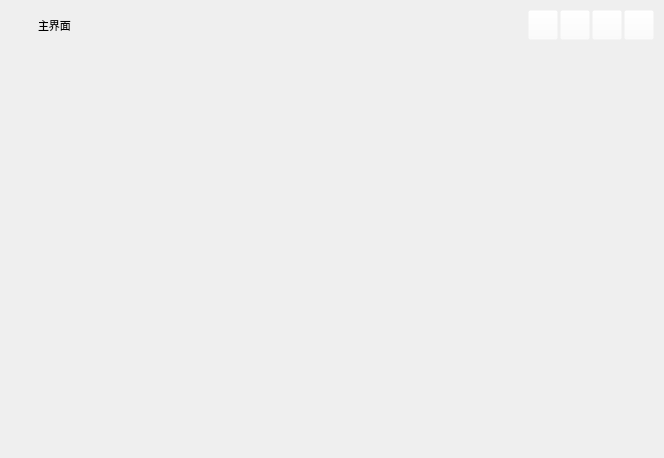
<?xml version="1.0" encoding="UTF-8"?>
<ui version="4.0">
 <class>BaseWndClass</class>
 <widget class="QWidget" name="BaseWndClass">
  <property name="geometry">
   <rect>
    <x>0</x>
    <y>0</y>
    <width>664</width>
    <height>458</height>
   </rect>
  </property>
  <property name="mouseTracking">
   <bool>true</bool>
  </property>
  <property name="windowTitle">
   <string>BaseWnd</string>
  </property>
  <layout class="QGridLayout" name="m_topGridLayout">
   <property name="leftMargin">
    <number>10</number>
   </property>
   <property name="topMargin">
    <number>10</number>
   </property>
   <property name="rightMargin">
    <number>10</number>
   </property>
   <property name="bottomMargin">
    <number>10</number>
   </property>
   <property name="spacing">
    <number>10</number>
   </property>
   <item row="0" column="0">
    <layout class="QGridLayout" name="gridLayout">
     <property name="leftMargin">
      <number>0</number>
     </property>
     <property name="topMargin">
      <number>0</number>
     </property>
     <property name="rightMargin">
      <number>0</number>
     </property>
     <property name="bottomMargin">
      <number>0</number>
     </property>
     <property name="spacing">
      <number>0</number>
     </property>
     <item row="0" column="0">
      <widget class="QWidget" name="m_bkPanel" native="true">
       <property name="mouseTracking">
        <bool>true</bool>
       </property>
       <property name="styleSheet">
        <string notr="true">QWidget#m_bkPanel
{
	border-image: url(:/Resources/Image/titleBk.png);
}</string>
       </property>
       <layout class="QVBoxLayout" name="verticalLayout_3">
        <property name="spacing">
         <number>0</number>
        </property>
        <property name="leftMargin">
         <number>0</number>
        </property>
        <property name="topMargin">
         <number>0</number>
        </property>
        <property name="rightMargin">
         <number>0</number>
        </property>
        <property name="bottomMargin">
         <number>0</number>
        </property>
        <item>
         <widget class="MyWidget" name="widget_head" native="true">
          <property name="minimumSize">
           <size>
            <width>0</width>
            <height>30</height>
           </size>
          </property>
          <property name="maximumSize">
           <size>
            <width>16777215</width>
            <height>30</height>
           </size>
          </property>
          <layout class="QHBoxLayout" name="horizontalLayout_4">
           <property name="spacing">
            <number>0</number>
           </property>
           <property name="leftMargin">
            <number>0</number>
           </property>
           <property name="topMargin">
            <number>0</number>
           </property>
           <property name="rightMargin">
            <number>0</number>
           </property>
           <property name="bottomMargin">
            <number>0</number>
           </property>
           <item>
            <widget class="QWidget" name="widget_head_1" native="true">
             <layout class="QHBoxLayout" name="horizontalLayout_5">
              <property name="spacing">
               <number>5</number>
              </property>
              <property name="leftMargin">
               <number>0</number>
              </property>
              <property name="topMargin">
               <number>0</number>
              </property>
              <property name="rightMargin">
               <number>0</number>
              </property>
              <property name="bottomMargin">
               <number>0</number>
              </property>
              <item>
               <layout class="QHBoxLayout" name="horizontalLayout_2">
                <property name="spacing">
                 <number>2</number>
                </property>
                <property name="leftMargin">
                 <number>10</number>
                </property>
                <item>
                 <widget class="QWidget" name="m_titleIcon" native="true">
                  <property name="minimumSize">
                   <size>
                    <width>16</width>
                    <height>16</height>
                   </size>
                  </property>
                  <property name="mouseTracking">
                   <bool>false</bool>
                  </property>
                  <property name="styleSheet">
                   <string notr="true">
                            QWidget#m_titleIcon
                            {
background-color: rgba(255, 255, 255,0);
                            image: url(:/Resources/Image/easy.ico);
                            }
                          </string>
                  </property>
                 </widget>
                </item>
                <item>
                 <widget class="QLabel" name="m_titleTip">
                  <property name="font">
                   <font>
                    <pointsize>8</pointsize>
                   </font>
                  </property>
                  <property name="mouseTracking">
                   <bool>false</bool>
                  </property>
                  <property name="styleSheet">
                   <string notr="true">background-color: rgba(255, 255, 255,0);</string>
                  </property>
                  <property name="text">
                   <string>主界面</string>
                  </property>
                 </widget>
                </item>
               </layout>
              </item>
              <item>
               <widget class="QPushButton" name="btnUpdate">
                <property name="minimumSize">
                 <size>
                  <width>46</width>
                  <height>18</height>
                 </size>
                </property>
                <property name="styleSheet">
                 <string notr="true">QPushButton{
    border:0px;
	image: url(:/Resources/SVG/a_update.svg); 
    background-color: rgba(255, 255, 255, 0);
}

QPushButton:hover{
  
	background-color: rgba(0, 85, 255,130);
}</string>
                </property>
                <property name="text">
                 <string/>
                </property>
               </widget>
              </item>
              <item>
               <spacer name="horizontalSpacer_2">
                <property name="orientation">
                 <enum>Qt::Horizontal</enum>
                </property>
                <property name="sizeHint" stdset="0">
                 <size>
                  <width>139</width>
                  <height>25</height>
                 </size>
                </property>
               </spacer>
              </item>
              <item>
               <widget class="QWidget" name="m_extendBtnPanel" native="true">
                <property name="minimumSize">
                 <size>
                  <width>20</width>
                  <height>0</height>
                 </size>
                </property>
                <layout class="QGridLayout" name="gridLayout_4">
                 <property name="leftMargin">
                  <number>0</number>
                 </property>
                 <property name="topMargin">
                  <number>0</number>
                 </property>
                 <property name="rightMargin">
                  <number>0</number>
                 </property>
                 <property name="bottomMargin">
                  <number>0</number>
                 </property>
                 <property name="spacing">
                  <number>0</number>
                 </property>
                 <item row="0" column="0">
                  <layout class="QHBoxLayout" name="m_extendBtnLayout"/>
                 </item>
                </layout>
               </widget>
              </item>
              <item>
               <layout class="QHBoxLayout" name="horizontalLayout">
                <property name="spacing">
                 <number>2</number>
                </property>
                <property name="rightMargin">
                 <number>0</number>
                </property>
                <item>
                 <widget class="QPushButton" name="m_minBtn">
                  <property name="minimumSize">
                   <size>
                    <width>30</width>
                    <height>30</height>
                   </size>
                  </property>
                  <property name="maximumSize">
                   <size>
                    <width>30</width>
                    <height>30</height>
                   </size>
                  </property>
                  <property name="mouseTracking">
                   <bool>true</bool>
                  </property>
                  <property name="styleSheet">
                   <string notr="true">QPushButton{
	image: url(:/Resources/Image/t_minBtn.png);	
	background-color: rgba(255, 255, 255, 0);
}
QPushButton:hover{
	image: url(:/Resources/Image/t_minBtn.png);
	background-color: #56a6ec;
}
QPushButton:pressed{
	image: url(:/Resources/Image/t_minBtn.png);
	background-color: #56a6ec;
} </string>
                  </property>
                  <property name="text">
                   <string/>
                  </property>
                 </widget>
                </item>
                <item>
                 <widget class="QPushButton" name="m_storeBtn">
                  <property name="minimumSize">
                   <size>
                    <width>30</width>
                    <height>30</height>
                   </size>
                  </property>
                  <property name="maximumSize">
                   <size>
                    <width>30</width>
                    <height>30</height>
                   </size>
                  </property>
                  <property name="mouseTracking">
                   <bool>true</bool>
                  </property>
                  <property name="styleSheet">
                   <string notr="true">QPushButton{
	image: url(:/Resources/Image/t_storeBtn.png);	
	background-color: rgba(255, 255, 255, 0);
}
QPushButton:hover{
	image: url(:/Resources/Image/t_storeBtn.png);
	background-color: #56a6ec;
}
QPushButton:pressed{
	image: url(:/Resources/Image/t_storeBtn.png);
	background-color: #56a6ec;
}
</string>
                  </property>
                  <property name="text">
                   <string/>
                  </property>
                 </widget>
                </item>
                <item>
                 <widget class="QPushButton" name="m_maxBtn">
                  <property name="minimumSize">
                   <size>
                    <width>30</width>
                    <height>30</height>
                   </size>
                  </property>
                  <property name="maximumSize">
                   <size>
                    <width>30</width>
                    <height>30</height>
                   </size>
                  </property>
                  <property name="mouseTracking">
                   <bool>true</bool>
                  </property>
                  <property name="styleSheet">
                   <string notr="true">QPushButton{
	image: url(:/Resources/Image/t_maxBtn.png);	
	background-color: rgba(255, 255, 255, 0);
}
QPushButton:hover{
	image: url(:/Resources/Image/t_maxBtn.png);
	background-color: #56a6ec;
}
QPushButton:pressed{
	image: url(:/Resources/Image/t_maxBtn.png);
	background-color: #56a6ec;
}
</string>
                  </property>
                  <property name="text">
                   <string/>
                  </property>
                 </widget>
                </item>
                <item>
                 <widget class="QPushButton" name="m_closeBtn">
                  <property name="minimumSize">
                   <size>
                    <width>30</width>
                    <height>30</height>
                   </size>
                  </property>
                  <property name="maximumSize">
                   <size>
                    <width>30</width>
                    <height>30</height>
                   </size>
                  </property>
                  <property name="mouseTracking">
                   <bool>true</bool>
                  </property>
                  <property name="styleSheet">
                   <string notr="true">QPushButton{
	image: url(:/Resources/Image/t_closeBtn.png);	
	background-color: rgba(255, 255, 255, 0);
}
QPushButton:hover{
	image: url(:/Resources/Image/t_closeBtn.png);
	background-color: #d44027;
}
QPushButton:pressed{
	image: url(:/Resources/Image/t_closeBtn.png);
	background-color: #d44027;
}</string>
                  </property>
                  <property name="text">
                   <string/>
                  </property>
                 </widget>
                </item>
               </layout>
              </item>
             </layout>
            </widget>
           </item>
          </layout>
         </widget>
        </item>
        <item>
         <widget class="MyWidget" name="m_workarea" native="true">
          <layout class="QVBoxLayout" name="verticalLayout_2">
           <property name="spacing">
            <number>0</number>
           </property>
           <property name="leftMargin">
            <number>0</number>
           </property>
           <property name="topMargin">
            <number>0</number>
           </property>
           <property name="rightMargin">
            <number>0</number>
           </property>
           <property name="bottomMargin">
            <number>0</number>
           </property>
           <item>
            <layout class="QVBoxLayout" name="verticalLayout">
             <property name="spacing">
              <number>0</number>
             </property>
             <property name="leftMargin">
              <number>0</number>
             </property>
             <property name="topMargin">
              <number>0</number>
             </property>
             <property name="bottomMargin">
              <number>0</number>
             </property>
             <item>
              <widget class="MyWidget" name="m_titlePanel" native="true">
               <property name="minimumSize">
                <size>
                 <width>0</width>
                 <height>30</height>
                </size>
               </property>
               <property name="maximumSize">
                <size>
                 <width>16777215</width>
                 <height>30</height>
                </size>
               </property>
               <property name="mouseTracking">
                <bool>true</bool>
               </property>
               <property name="styleSheet">
                <string notr="true"/>
               </property>
               <layout class="QGridLayout" name="gridLayout_3">
                <property name="leftMargin">
                 <number>0</number>
                </property>
                <property name="topMargin">
                 <number>0</number>
                </property>
                <property name="rightMargin">
                 <number>0</number>
                </property>
                <property name="bottomMargin">
                 <number>0</number>
                </property>
                <property name="spacing">
                 <number>0</number>
                </property>
                <item row="0" column="0">
                 <layout class="QHBoxLayout" name="horizontalLayout_3">
                  <property name="spacing">
                   <number>2</number>
                  </property>
                  <item>
                   <widget class="QWidget" name="widget_top_menu" native="true"/>
                  </item>
                  <item>
                   <spacer name="horizontalSpacer">
                    <property name="orientation">
                     <enum>Qt::Horizontal</enum>
                    </property>
                    <property name="sizeHint" stdset="0">
                     <size>
                      <width>40</width>
                      <height>20</height>
                     </size>
                    </property>
                   </spacer>
                  </item>
                 </layout>
                </item>
               </layout>
              </widget>
             </item>
             <item>
              <widget class="QWidget" name="m_contentPanel" native="true">
               <property name="mouseTracking">
                <bool>true</bool>
               </property>
               <property name="styleSheet">
                <string notr="true">QWidget#m_contentPanel
{
background-color: rgba(255, 255, 255,0);
}</string>
               </property>
               <layout class="QGridLayout" name="gridLayout_2">
                <property name="leftMargin">
                 <number>0</number>
                </property>
                <property name="topMargin">
                 <number>0</number>
                </property>
                <property name="rightMargin">
                 <number>0</number>
                </property>
                <property name="bottomMargin">
                 <number>0</number>
                </property>
                <property name="spacing">
                 <number>0</number>
                </property>
                <item row="0" column="0">
                 <layout class="QGridLayout" name="m_contentLayout">
                  <property name="spacing">
                   <number>0</number>
                  </property>
                 </layout>
                </item>
               </layout>
              </widget>
             </item>
             <item>
              <widget class="QWidget" name="m_bottomPanel" native="true">
               <property name="minimumSize">
                <size>
                 <width>0</width>
                 <height>30</height>
                </size>
               </property>
               <property name="maximumSize">
                <size>
                 <width>16777215</width>
                 <height>30</height>
                </size>
               </property>
               <property name="mouseTracking">
                <bool>true</bool>
               </property>
               <property name="styleSheet">
                <string notr="true"/>
               </property>
               <layout class="QGridLayout" name="gridLayout_23">
                <property name="leftMargin">
                 <number>0</number>
                </property>
                <property name="topMargin">
                 <number>0</number>
                </property>
                <property name="rightMargin">
                 <number>0</number>
                </property>
                <property name="bottomMargin">
                 <number>0</number>
                </property>
                <property name="spacing">
                 <number>0</number>
                </property>
               </layout>
              </widget>
             </item>
            </layout>
           </item>
          </layout>
         </widget>
        </item>
       </layout>
      </widget>
     </item>
    </layout>
   </item>
  </layout>
 </widget>
 <layoutdefault spacing="6" margin="11"/>
 <customwidgets>
  <customwidget>
   <class>MyWidget</class>
   <extends>QWidget</extends>
   <header location="global">mywidget.h</header>
   <container>1</container>
  </customwidget>
 </customwidgets>
 <resources/>
 <connections/>
</ui>
